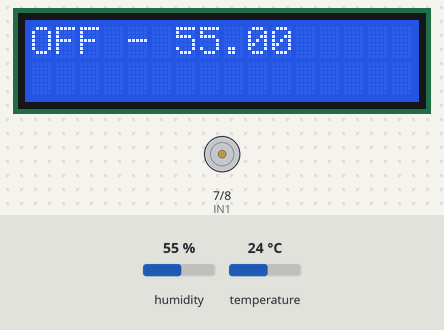
The sketch below on a simulated Arduino Uno, built with avr-gcc and run on an emulated ATmega328P. On the bench: 16×2 character LCD, motor-driver pin pairs drawn as motors (green arrow = first pin HIGH = forward, orange = second pin HIGH = backward, longer = more drive). The inputs (shaded band) are chosen by the test bench; at power-on: humidity 55 %, temperature 24 °C. What the sketch prints to the serial monitor is not drawn.

Above: at 1.2 s.
1.3 s: humidity set to 60 %
At 3.4 s:
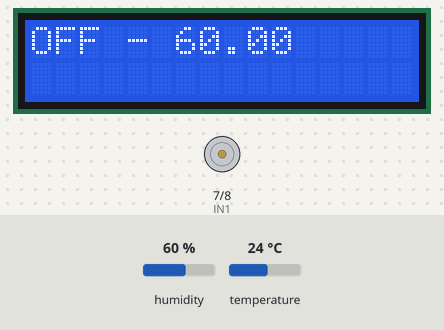
3.7 s: humidity set to 63 %
At 5.5 s:
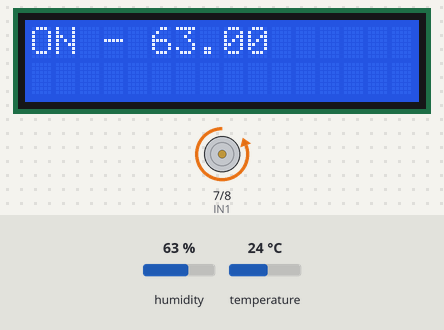
5.8 s: humidity set to 22 %
At 6.9 s:
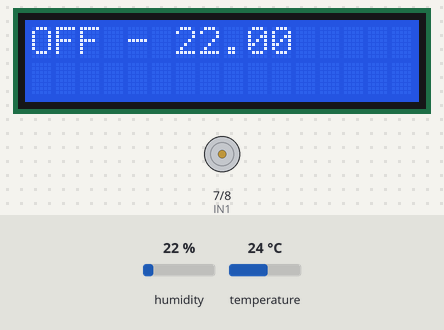
Timing chart, 0 to 8.8 s (numbered marks = the images above; inputs shaded):
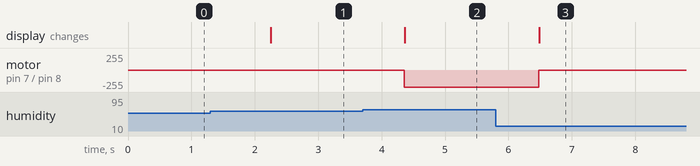

The sketch:

LEG_L298N.ino
```cpp
#include "DHTStable.h"
#include <Wire.h>
#include <LiquidCrystal_I2C.h>
LiquidCrystal_I2C lcd(0x27, 16, 2); //SCL SDA A4


DHTStable DHT;

#define DHT11_PIN       4


//L298N
#define IN1 7
#define IN2 8
#define MAX_SPEED 255 //từ 0-255
#define MIN_SPEED 0


//LED
#define LED_IN 2


void setup()
{
  Serial.begin(115200);

  setupDHT();
  setupLCD();
  setupL298N();

}

void setupDHT() {
  Serial.println(__FILE__);
  Serial.print("LIBRARY VERSION: ");
  Serial.println(DHTSTABLE_LIB_VERSION);
  Serial.println();
  Serial.println("Type,\tstatus,\tHumidity (%),\tTemperature (C)");
}

void setupL298N() {
  pinMode(IN1, OUTPUT);
  pinMode(IN2, OUTPUT);
}

void setupLED() {
  pinMode(LED_IN, OUTPUT);
}

void tatQuat() {
  digitalWrite(IN1, LOW);
  digitalWrite(IN2, LOW);
}

void batQuat(int speed) {
  digitalWrite(IN1, LOW);
  digitalWrite(IN2, HIGH);
}

void setupLCD() {
  lcd.init();
  lcd.backlight();
}


int printLCD(float humi, float temp) {
  lcd.clear();
  lcd.print("Humi: " + String(humi));
  lcd.setCursor(0, 1);
  lcd.print("Temp:" + String(temp));
}

void loop()
{
  int chk = DHT.read11(DHT11_PIN);
  switch (chk)
  {
    case DHTLIB_OK:
      Serial.print("OK,\t");
      break;
    case DHTLIB_ERROR_CHECKSUM:
      Serial.print("Checksum error,\t");
      break;
    case DHTLIB_ERROR_TIMEOUT:
      Serial.print("Time out error,\t");
      break;
    default:
      Serial.print("Unknown error,\t");
      break;
  }
  // DISPLAY DATA
  Serial.print(DHT.getHumidity(), 1);
  Serial.print(",\t");
  Serial.println(DHT.getTemperature(), 1);


  printLCD(DHT.getHumidity(), DHT.getTemperature());
  batQuat(MAX_SPEED); // motor 1 tiến
  kiemTraDoAm();
  delay(1000);

}

void kiemTraDoAm() {
  float doAm = DHT.getHumidity();
  if (doAm > 61) {
    //bat quat
    batQuat(MAX_SPEED);
    //hien thi ON
    hienThiTrangThai("ON", doAm);
    //tat LED
    tatLed();
  } else {
    //tat quat
    tatQuat();
    //hien thi OFF
    hienThiTrangThai("OFF", doAm);
    //bat led
    batLed();

  }
}

void hienThiTrangThai(String trangThai, float doAm) {
    lcd.clear();
    lcd.print(trangThai + " - " + String(doAm));
}

void batLed() {
  digitalWrite(LED_IN, HIGH);
}

void tatLed() {
  digitalWrite(LED_IN, LOW);
}
```

Measured:
- the behaviour switches between 61 and 62 % on humidity (found by bisection; images 1 and 2)
- after the input at 1.3 s, the display: changes after 0.95 s (image 1)
- after the input at 3.7 s, motor on pin 7 (IN1) / pin 8 (IN2): stopped → backward 255/255 after 0.66 s; the display: changes after 0.67 s (image 2)
- after the input at 5.8 s, motor on pin 7 (IN1) / pin 8 (IN2): backward 255/255 → stopped after 0.68 s; the display: changes after 0.69 s (image 3)
